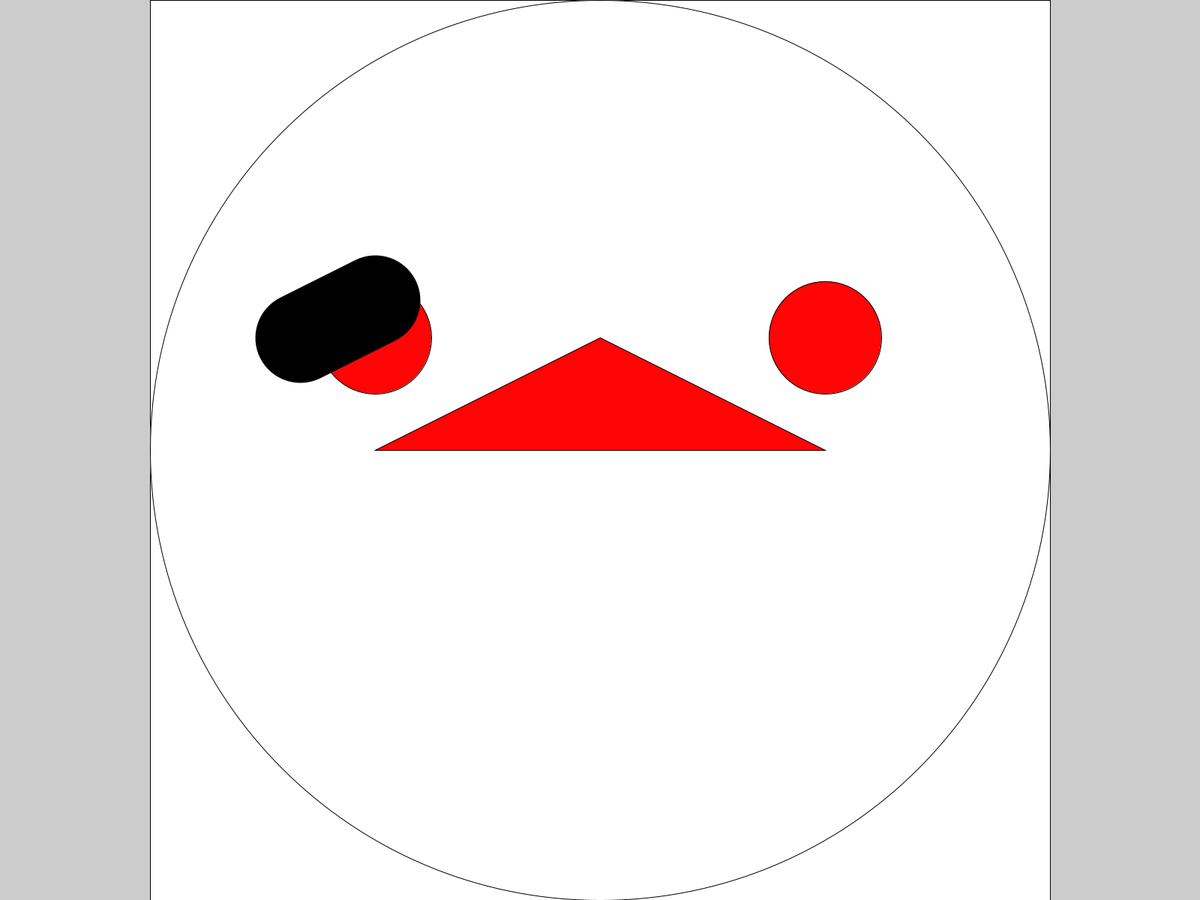
Frame 1 (no input)
Frame 60 (the mouse pressed at the canvas centre just before this capture): identical to frame 1, image omitted
Frame 120 (the mouse held since frame 60 and released just before this capture): identical to frame 1, image omitted

The Processing sketch that drew this single still picture (run headless with seeded random() and noise(); from frame 60 on, the mouse is pressed at the canvas centre):

// Processing sketch: sketch_231027a
// ── sketch_231027a.pde
//Gobal variables
int appW, appH;
float faceX, faceY, FaceD;
float backGX, backGY, backGW, backGH;
float ERX, ERY, ERW, ERH;
float ELX, ELY, ELW, ELH;
float noseX1, noseY1, noseX2, noseY2, noseX3, noseY3;
float linex, liney, lineW, lineH;
float mouthOpen, mouthReset;
color red=#FF0505;
//
void setup () {
  fullScreen (); //size();
  //size(600,800);
  appW = displayWidth;
  appH = displayHeight;
  int smallerDimension = (appW >= appH) ? appH : appW;
  println("smallerDimension", smallerDimension);
  //
  //population
  faceX = appW*1/2 ;
  faceY = appH*1/2 ;
  FaceD = smallerDimension ;
  backGX = faceX - FaceD*1/2 ;
  backGY = faceY - FaceD*1/2;
  backGW = FaceD;
  backGH = FaceD;
  ERX = faceX - FaceD*2/8 ;
  ERY = faceY - FaceD*1/8 ;
  ERW = FaceD*1/8 ;
  ERH = FaceD*1/8 ;
  ELX = faceX + FaceD*2/8 ;
  ELY = ERY ;
  ELW = FaceD*1/8 ;
  ELH = FaceD*1/8 ;
  noseX1 = faceX ;
  noseY1 = ERY ;
  noseX2 = ELX;
  noseY2 = faceY;
  noseX3 = ERX;
  noseY3 = faceY;
  linex = faceX*1/2;
  liney = faceY*3/4;
  lineW = noseX3;
  lineH = linex;
  mouthOpen = smallerDimension*1/10;
  mouthReset = smallerDimension/smallerDimension;
  //
}//END setup
//
void draw () {
  fill(255);
  rect( backGX, backGY, backGW, backGH );
  fill(255);
  ellipse( faceX, faceY, FaceD, FaceD );
  fill(red);
  ellipse(ERX, ERY, ERW, ERH);
  ellipse(ELX, ELY, ELW, ELH);
  triangle(noseX1, noseY1, noseX2, noseY2, noseX3, noseY3);
  strokeWeight (mouthOpen);
  line(linex, liney, lineW, lineH);
  strokeWeight (mouthReset);
  //
}//END draw
//
void keyPressed () {
  //
}//END keyPressed
//
void mousePressed () {
  //
}//END mousePressed
//
//END MAIN Program
